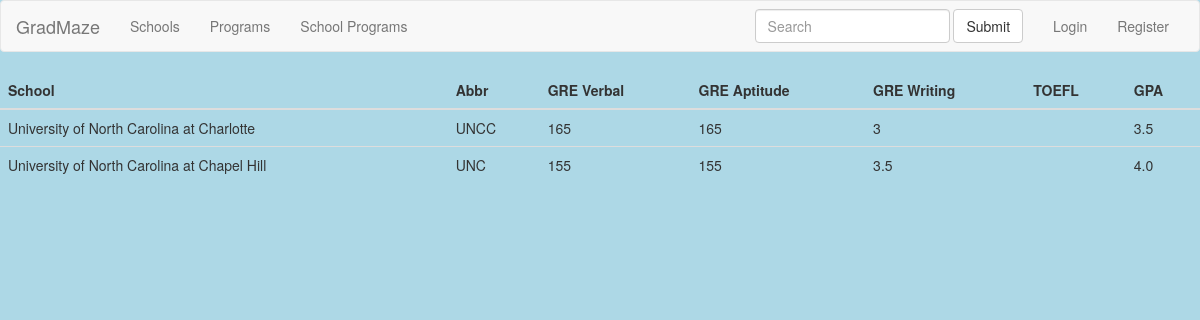
The app's page /GradMaze/detailschool/ with its own data.
### main/models.py (models this page shows, shortened)
class School(models.Model):
    name = models.CharField(max_length=50)
    abbr = models.CharField(max_length=5, null=True)
    greverbal = models.IntegerField( null=True)
    greapti = models.IntegerField( null=True)
    grewriting = models.IntegerField(null=True)
    toeflreading = models.IntegerField(null=True)
    toefllistening = models.IntegerField(null=True)
    toeflspeaking = models.IntegerField(null=True)
    toeflwriting = models.IntegerField(null=True)
    gpa = models.FloatField( null=True)

### main/views.py (the view)
class DetailSchoolListView(ListView):
    model = School
    template_name = 'detail_school_list.html'

### templates/detail_school_list.html (shortened to what this page needs)
{% extends "base.html" %}
{% block content %}
  <div class="table-responsive">
  <table class="table">
    <thead>
      <tr>
        <th>School</th>
        <th>Abbr</th>
        <th>GRE Verbal</th>
        <th>GRE Aptitude</th>
        <th>GRE Writing</th>
        <th>TOEFL</th>
        <th>GPA</th>
      </tr>
    </thead>
    <tbody>
      {% for school in object_list %}
      <tr>
        <td>{{ school.name }}</td>
        <td>{{ school.abbr }}</td>
        <td>{{ school.greverbal }}</td>
        <td>{{ school.greapti }}</td>
        <td>{{ school.grewriting }}</td>
        <td>{{ school.toefl }}</td>
        <td>{{ school.gpa }}</td>
      </tr>
      {% endfor %}
    </tbody>
  </table>
  </div>
{% endblock %}

### static/css/base.css (style rules this page uses)
html body { background-color: lightblue; }

### records on screen
School: name "University of North Carolina at Charlotte", abbr "UNCC", greverbal "165", greapti "165", grewriting "3", gpa "3.5"
School: name "University of North Carolina at Chapel Hill", abbr "UNC", greverbal "155", greapti "155", grewriting "3.5", gpa "4.0"
